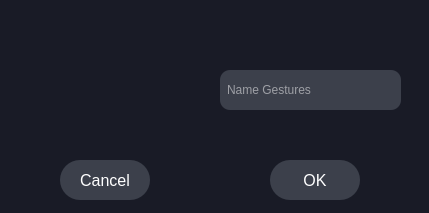
<?xml version="1.0" encoding="UTF-8"?>
<ui version="4.0">
 <class>SaveGestures</class>
 <widget class="QDialog" name="SaveGestures">
  <property name="geometry">
   <rect>
    <x>0</x>
    <y>0</y>
    <width>429</width>
    <height>213</height>
   </rect>
  </property>
  <property name="windowTitle">
   <string>SaveGestures</string>
  </property>
  <property name="styleSheet">
   <string notr="true">background-color: rgb(25, 27, 38);</string>
  </property>
  <widget class="QLabel" name="Image">
   <property name="geometry">
    <rect>
     <x>30</x>
     <y>20</y>
     <width>160</width>
     <height>120</height>
    </rect>
   </property>
   <property name="text">
    <string/>
   </property>
   <property name="pixmap">
    <pixmap>../../Downloads/smarthouse.png</pixmap>
   </property>
   <property name="scaledContents">
    <bool>true</bool>
   </property>
  </widget>
  <widget class="QLineEdit" name="NameGest">
   <property name="geometry">
    <rect>
     <x>220</x>
     <y>70</y>
     <width>181</width>
     <height>40</height>
    </rect>
   </property>
   <property name="styleSheet">
    <string notr="true">border-radius:10px;
background-color: rgb(60, 64, 75);
color:white;
padding:5px;</string>
   </property>
   <property name="inputMask">
    <string/>
   </property>
   <property name="text">
    <string/>
   </property>
   <property name="placeholderText">
    <string>Name Gestures</string>
   </property>
  </widget>
  <widget class="QPushButton" name="OK">
   <property name="geometry">
    <rect>
     <x>270</x>
     <y>160</y>
     <width>90</width>
     <height>40</height>
    </rect>
   </property>
   <property name="styleSheet">
    <string notr="true">background-color: rgb(60, 64, 75);
border-radius:20px;
color:white;
font: 87 8pt &quot;Arial Black&quot;;
font-size:16px;</string>
   </property>
   <property name="text">
    <string>OK</string>
   </property>
  </widget>
  <widget class="QPushButton" name="Cancel">
   <property name="geometry">
    <rect>
     <x>60</x>
     <y>160</y>
     <width>90</width>
     <height>40</height>
    </rect>
   </property>
   <property name="styleSheet">
    <string notr="true">background-color: rgb(60, 64, 75);
border-radius:20px;
color:white;
font: 87 8pt &quot;Arial Black&quot;;
font-size:16px;</string>
   </property>
   <property name="text">
    <string>Cancel</string>
   </property>
  </widget>
 </widget>
 <resources/>
 <connections/>
</ui>
